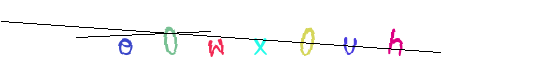
#> input picture data/train/jh/(sus) 00wx0vh-0.png, 545 x 80 px, found by its file name; its folder holds only this picture in this run
$ jupyter execute 'denoising + tokenisation.ipynb'
#> lines starting #> are read from the running program, lines starting #| are printed output that depends on the picture; after the words box and inside, x2 and y2 are one past the last pixel; in counts of white or black regions, pixels touching at a corner belong together
### playground/helper_functions/preprocessing.py
import cv2
import numpy as np


"""
Preprocessing methods for Phase 1 of the pipeline.

Note: [Private] methods refer to internal helper functions that stay within this package, while [Public] methods
are the ones meant to be exported for use by other packages.
"""


"""
[Private] Denoising methods
"""
def replace_black_with_median(image: np.ndarray, kernel_size=5) -> np.ndarray:
    """
    Replaces all black pixels in an image with the median of their local neighborhood.

    Parameters:
        image: Input image (grayscale or color)
        kernel_size: Size of the patch used for computing the median
    Returns:
        denoised_image: Image with black pixels replaced by median values
    """
#> called with kernel_size = 5
    is_color = len(image.shape) == 3
#> is_color = True

    # Define black pixel condition
    if is_color:
        black_pixels = np.all(image == [0, 0, 0], axis=-1)  # Mask for black pixels
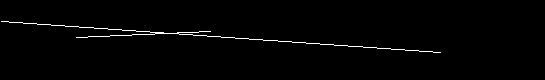
#> black_pixels: shape (80, 545) bool; 1.3% white in thin lines or dots, all inside (x1, y1, x2, y2) = (1, 21, 441, 53)
    else:
        black_pixels = (image == 0)  # Grayscale mask

    # Compute median blur (preserves edges better than Gaussian blur)
    median_filtered = cv2.medianBlur(image, kernel_size)
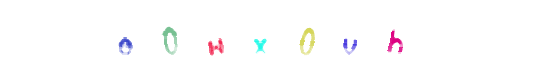
#> median_filtered: shape (80, 545, 3); mean of channels 0, 1, 2 253, 252.6, 253.1; drawn as B, G, R
#> image is the input picture: shape (80, 545, 3); mean B, G, R 249.5, 249, 249.6

    # Replace black pixels with median values
    image[black_pixels] = median_filtered[black_pixels]
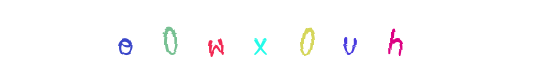
#> image: shape (80, 545, 3); 1.29% of pixels changed, all inside (x1, y1, x2, y2) = (1, 21, 441, 53)

    return image


def remove_salt_and_pepper_noise_by_morphology(image: np.ndarray, kernel_size = 1) -> np.ndarray:
    kernel = np.ones((kernel_size, kernel_size), np.uint8)
    return cv2.morphologyEx(image, cv2.MORPH_OPEN, kernel)


"""
[Private] Binarization methods
"""
# [25 lines left out: function binarization_max_contrast, not called in this run]


"""
[Public] Preprocessing methods (using a mix and match of various denoising and binarization methods)
"""
# [14 lines left out: functions preprocess_image_v1, preprocess_image_v2, not called in this run]


### playground/archive/denoising + tokenisation.ipynb
[cell 1]
# import relevant modules
import cv2
import numpy as np
from matplotlib import pyplot as plt
import os
import random

# Define constants and helpers
IMG_DIR = "../data/train/jh"
png_files = [f for f in os.listdir(IMG_DIR) if f.lower().endswith('.png')]

def imshow(img, title, subplot=None):
    if subplot:
        plt.subplot(subplot)
    plt.imshow(cv2.cvtColor(img, cv2.COLOR_BGR2RGB)), plt.title(title)

def imshow_bulk(img, title, plot):
    plot.imshow(cv2.cvtColor(img, cv2.COLOR_BGR2RGB)), plot.set_title(title)

[cell 2]
from playground.helper_functions.preprocessing import replace_black_with_median

"""
Now try tokenisation methods. First, prep some binarised images
"""
NUM_IMGS = 50
filepaths = random.choices(png_files, k=NUM_IMGS)
imgs = [cv2.imread(os.path.join(IMG_DIR, filepath)) for filepath in filepaths]
denoised_imgs = [replace_black_with_median(img.copy()) for img in imgs]
#> denoised_imgs = 50 items

# Apply thresholding to binarize the image
gray_denoised_imgs = [cv2.cvtColor(img, cv2.COLOR_BGR2GRAY) for img in denoised_imgs]
#> gray_denoised_imgs = 50 items
def advanced_binarization(img):
    """
    To prevent missing out on text characters which are too bright or light-colored, compare
    grayscale, HSV Value (V) channel, and LAB Lightness (L) channel to pick the best channel
    for binarization.
    """
    # Get grayscale, HSV V, and LAB L channels
    grayscale = cv2.cvtColor(img, cv2.COLOR_BGR2GRAY)
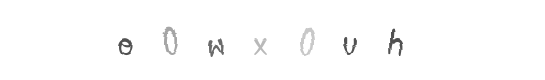
#> grayscale: shape (80, 545); min 81, max 255, mean 252.5
    hsv = cv2.cvtColor(img, cv2.COLOR_BGR2HSV)
#> hsv: shape (80, 545, 3); mean H, S, V 3, 3.7, 254.2
    v_channel = hsv[:, :, 2]
    lab = cv2.cvtColor(img, cv2.COLOR_BGR2LAB)
#> lab: shape (80, 545, 3); mean of channels 0, 1, 2 252.9, 128.4, 128
    l_channel = lab[:, :, 0]

    # Pick the best channel dynamically (whichever has the highest variance)
    choices = [grayscale, v_channel, l_channel]
    best_channel = max(choices, key=lambda x: np.var(x))  # Higher variance = better contrast

    # Apply Adaptive Thresholding for dynamic text binarization
    binarized = cv2.adaptiveThreshold(
        best_channel, 255,
        cv2.ADAPTIVE_THRESH_GAUSSIAN_C,
        cv2.THRESH_BINARY_INV,
        11, 2
    )
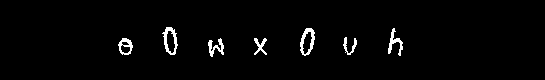
#> binarized: shape (80, 545); 2.2% white; 7 white regions, largest, box (x1, y1, x2, y2) and area: (300, 28, 315, 56) 188, (162, 27, 178, 55) 185, (388, 28, 403, 56) 149
    return binarized
binarised_imgs = [advanced_binarization(img) for img in denoised_imgs]
#> binarised_imgs = 50 items

fig, axes = plt.subplots(nrows=NUM_IMGS, ncols=3, figsize=(12, NUM_IMGS))
for i in range(NUM_IMGS):
    imshow_bulk(imgs[i], f"original img {i}", axes[i,0])
    imshow_bulk(denoised_imgs[i], f"denoised {i}", axes[i,1])
    imshow_bulk(binarised_imgs[i], f"binarised {i}", axes[i,2])
plt.tight_layout()
plt.show()
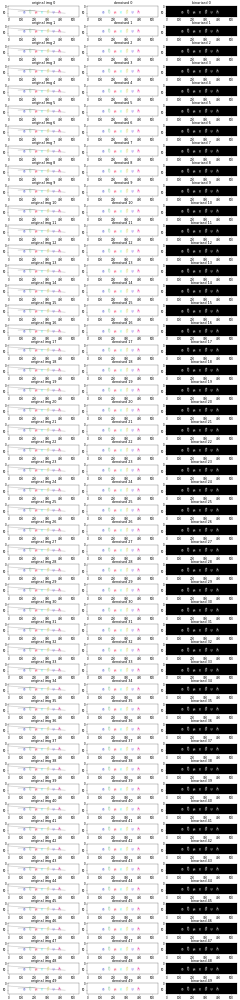
#> figure drawn by matplotlib, 150 panels

[cell 3]
"""
Now try tokenising the binarised images using the various methods below
"""

"""
Connected Component Analysis (CCA)
"""
# [16 lines of commented-out code are left out]

"""
Vertical Projection (to get the horizontal segments of characters)
"""
# Compute vertical projection (sum of pixel values along columns)
vertical_projs = [np.sum(binary, axis=0) for binary in binarised_imgs]
#> vertical_projs = 50 items

# Identify gap points (valleys where projection value is low), then derive horizontal segments of characters
thresholds = [np.max(vertical_proj) * 0.05 for vertical_proj in vertical_projs] # Adjust threshold as needed
#> thresholds = 50 values from 318.8 to 318.8
all_x_gap_points = [np.where(vertical_proj < threshold)[0] for vertical_proj, threshold in zip(vertical_projs, thresholds)]
#> all_x_gap_points = 50 items
all_x_segments = []
for x_gap_points in all_x_gap_points:
    x_segments = []
    prev = 0
    for point in x_gap_points:
        if point - prev > 2:  # Adjust spacing threshold
            x_segments.append((prev, point))
        prev = point
    all_x_segments.append(x_segments)
#> this loop made 50 passes
#> after the loop, all_x_segments = 50 items

# Compute horizontal projection (sum of pixel values along rows) to trim the vertical axis
horizontal_projs = [np.sum(binary, axis=1) for binary in binarised_imgs]
#> horizontal_projs = 50 items
# Find min_y and max_y for each image
all_y_bounds = []
for horizontal_proj in horizontal_projs:
    nonzero_indices = np.where(horizontal_proj > 0)[0]  # Find rows containing characters
    if nonzero_indices.size > 0:
        min_y, max_y = max(0,nonzero_indices[0]-10), nonzero_indices[-1]+10
    else:
        min_y, max_y = 0, horizontal_proj.shape[0] - 1  # If the image is empty, keep full height
    all_y_bounds.append((min_y, max_y))
#> after the loop, all_y_bounds = 50 pairs, first value 17 to 17, second value 66 to 66


# Extract individual characters using bounding boxes
all_char_images = []
i = 0
for x_segments, binary, y_bounds in zip(all_x_segments, binarised_imgs, all_y_bounds):
    char_images = []
    for start,end in x_segments:
        char_images.append(binary[y_bounds[0]:y_bounds[1]+1, start:end+1])
    # Remove any noise (> 95% zeros)
    char_images = [char for char in char_images if not np.count_nonzero(char == 0) / char.size > 0.95]
    # [8 lines of commented-out code are left out]

    all_char_images.append(char_images)
    i += 1
#> after the loop, all_char_images = 50 items; i = 50


# Create a figure
fig, axes = plt.subplots(NUM_IMGS, 3, figsize=(12, 2 * NUM_IMGS))

# Loop over each image
for i in range(NUM_IMGS):
    # Plot vertical projection in the first column
    ax1 = axes[i, 0]  # First column
    ax1.plot(vertical_projs[i])  # Plot the vertical projection
    ax1.set_title(f"Vertical Projection {i + 1}")
    ax1.set_xlabel("X (Column Index)")
    ax1.set_ylabel("Sum of pixel values")

    # Plot binarised image in the second column
    ax2 = axes[i, 1]  # Second column
    imshow_bulk(binarised_imgs[i], f"Binarised {i + 1}", ax2)

    # Plot tokenized characters in the third column
    ax3 = axes[i, 2]  # Third column
    tokenized_imgs = all_char_images[i]

    # Create a list to hold the images with spacing
    tokenized_with_spacing = []
    for char_img in tokenized_imgs:
        tokenized_with_spacing.append(char_img)  # Add the character image
        # Add a white image for spacing
        blank_image = np.ones_like(char_img) * 255
        tokenized_with_spacing.append(blank_image)

    # Combine tokenized characters with spacing
    if tokenized_with_spacing:
        combined_img = np.hstack(tokenized_with_spacing)

        ax3.imshow(cv2.cvtColor(combined_img, cv2.COLOR_BGR2RGB))
        ax3.set_title(f"Tokenized {i + 1}")
        ax3.axis('off')  # Turn off axes for a cleaner display
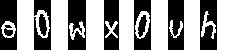
#> combined_img: shape (50, 234); 58.4% white; 10 black regions, largest, box (x1, y1, x2, y2) and area: (68, 0, 86, 50) 763, (168, 0, 184, 50) 707, (200, 0, 217, 50) 701

plt.tight_layout()
plt.show()
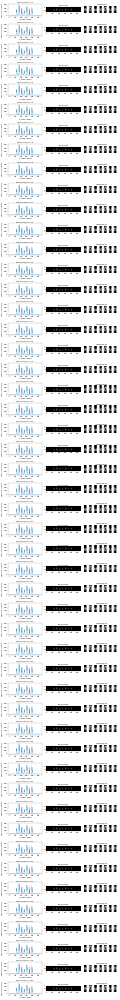
#> figure drawn by matplotlib, 150 panels; panel 1: curve peaks at x = 166, y = 6375; panel 4: curve peaks at x = 166, y = 6375; panel 7: curve peaks at x = 166, y = 6375; panel 10: curve peaks at x = 166, y = 6375
